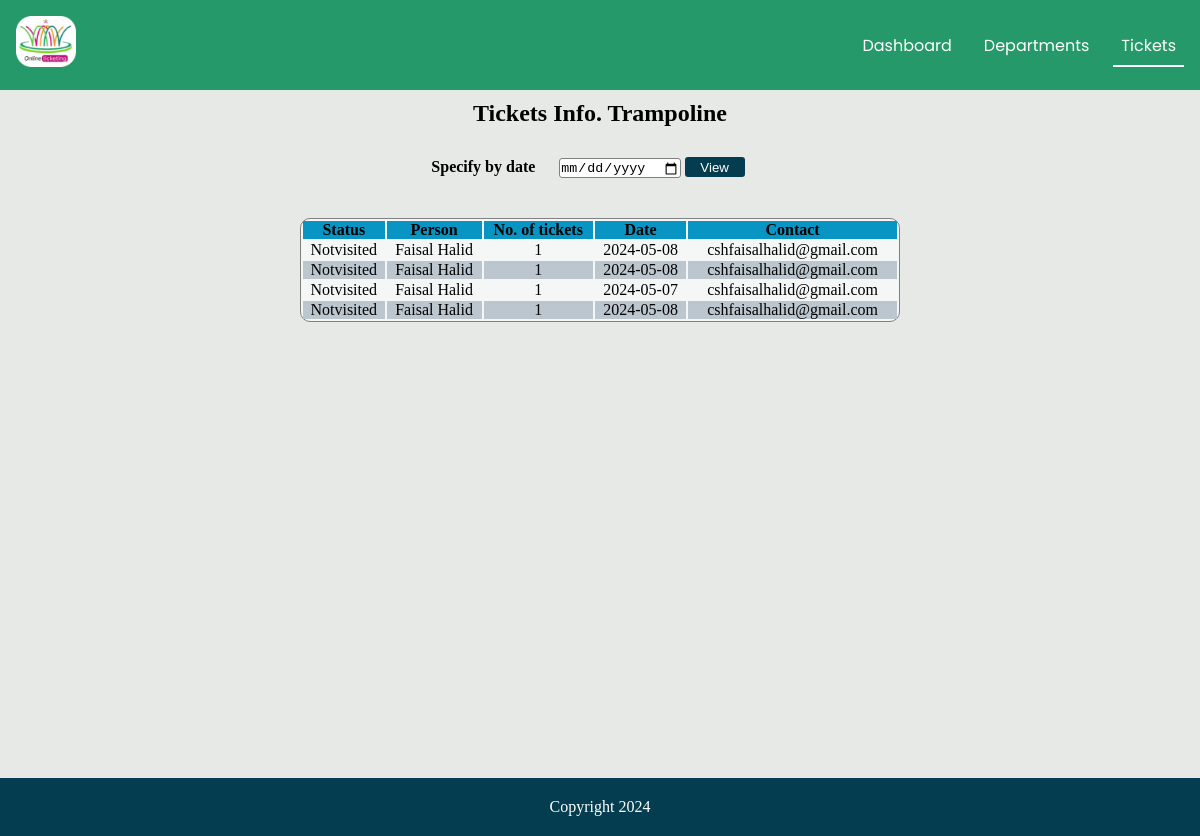
/tickets.php?id=3 (signed in), run on the app's committed database.
### tables this page shows
CREATE TABLE `departments` (
  `id` int NOT NULL,
  `name` varchar(100) NOT NULL,
  `image` varchar(20) DEFAULT NULL,
  `price` int NOT NULL,
  PRIMARY KEY (`id`)
);

CREATE TABLE `tickets` (
  `ticket_id` int NOT NULL,
  `id` int NOT NULL,
  `department` varchar(40) NOT NULL,
  `status` varchar(10) NOT NULL,
  `amount` int NOT NULL,
  `customer` varchar(50) NOT NULL,
  `date` date NOT NULL,
  `address` varchar(40) DEFAULT NULL,
  `contact` varchar(40) DEFAULT NULL,
  `numberoftickets` int DEFAULT NULL,
  PRIMARY KEY (`ticket_id`),
  KEY `id` (`id`),
  CONSTRAINT `tickets_ibfk_1` FOREIGN KEY (`id`) REFERENCES `departments` (`id`) ON DELETE CASCADE
);

### tickets.php (the view, shortened to what this page needs)
<?php
    include 'connection.php';
       $id = $_GET['id'];
        $DEPARTMENT = "SELECT name from departments where id = $id limit 1";
        $Dquery = mysqli_query($connection, $DEPARTMENT);
        $resD = mysqli_fetch_assoc($Dquery);
       if(isset($_GET['date'])){
        $date = $_GET['date'];
        $id = $_GET['id'];
          $SELECT = "SELECT status, customer, numberoftickets, contact, date, department  FROM tickets where date = '$date' and id = $id";
       }
       else{
          $id = $_GET['id'];
          $SELECT = "SELECT status, customer, numberoftickets, contact, date, department FROM tickets where id = $id";
         }
       $query = mysqli_query($connection, $SELECT);
       ?>
<!DOCTYPE html>
<html lang="en">
  <head>
    <link
      rel="stylesheet"
      href="https://cdnjs.cloudflare.com/ajax/libs/font-awesome/6.4.0/css/all.min.css"
    />
    <link rel="stylesheet" href="./css/tickets.css" />
  </head>
  <body>
    <nav>
      <a href="#home" id="logo"><img src="./images/logo.png"></a>
      <ul>
        <li>
          <a href="dashboard.php" >Dashboard</a>
        </li>
        <li>
            <a href="dashboard.php" class="">Departments</a>
          </li>
        <li>
            <a href="" class="active">Tickets</a>
          </li>
      </ul>
    </nav>
    <h2 id="h11">Tickets Info. <?php echo $resD['name']?></h2>
   <div class="query">
        <form action="#" method="get">
            <a for="date">Specify by date</a>
            <input type="date" name="date" id="date" required>
            <button name="view" type="submit">View</button>
        </form>
    </div>
    <div class="tablediv">
        <table>
        <tr>
            <th>Status</th>
            <th>Person</th>
            <th>No. of tickets</th>
            <th>Date</th>
            <th>Contact</th>
        </tr>
        <?php
          while($res = mysqli_fetch_assoc($query)){
            echo '
                <tr>
                      <td>'.$res['status'].'</td>
                      <td>'.$res['customer'].'</td>
                      <td>'.$res['numberoftickets'].'</td>
                      <td>'.$res['date'].'</td>
                      <td>'.$res['contact'].'</td>
                  </tr>
                ';
          }
        ?>
    </table>
    </div>
    <footer>
        <p>Copyright 2024</p>
    </footer>
  </body>
</html>

### css/tickets.css (style rules this page uses)
* { padding: 0; margin: 0; box-sizing: border-box; }
body { background-color: #e7e9e7; }
nav { font-family: "Poppins", sans-serif; display: flex; align-items: center; justify-content: space-between; background-color: #259969; padding: 1em; }
form { margin: 10px auto; }
nav a { text-decoration: none; text-transform: capitalize; color: #ffffff; }
#logo img { width:60px; }
ul { list-style: none; display: flex; gap: 1em; }
ul a { padding: 0.5em; }
.active { border-bottom: 2px solid #ffffff; }
#h11 { text-align: center; margin-top: 10px; margin-bottom: 10px; }
.tablediv { min-height: 70vh; }
table { width: 50%; text-align: center; border: 0.3px solid gray; margin: auto; border-radius: 10px; background-color: #f5f7f7; }
table th { background-color: #0895c4; }
table tr:nth-child(odd) { background-color: rgb(188, 198, 207); }
.query { width:98%; display: flex; align-items: center; justify-content: center; margin-bottom: 20px; padding:10px; flex-direction: column; }
.query a { font-weight: bold; margin-right: 20px; }
.query input[type='date'] { border-radius: 3px; border: 0.5px solid gray; height: 20px; }
.query button { border: none; background-color: #043d50; color: white; border-radius: 3px; width:60px; height: 20px; }
footer { background-color: #043d50; padding: 20px; display: flex; justify-content: center; align-items: center; color: #ffffff; }

### data on the page
departments: name "Trampoline"
tickets: status "Notvisited", customer "Faisal Halid", numberoftickets "1", date "2024-05-08", contact "cshfaisalhalid@gmail.com"
tickets: status "Notvisited", customer "Faisal Halid", numberoftickets "1", date "2024-05-08", contact "cshfaisalhalid@gmail.com"
tickets: status "Notvisited", customer "Faisal Halid", numberoftickets "1", date "2024-05-07", contact "cshfaisalhalid@gmail.com"
tickets: status "Notvisited", customer "Faisal Halid", numberoftickets "1", date "2024-05-08", contact "cshfaisalhalid@gmail.com"
